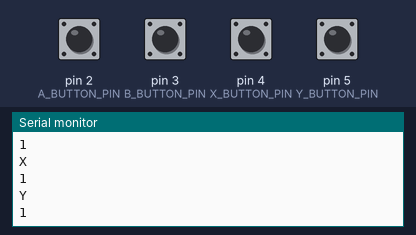
Simulated run of this sketch. Board: Arduino Uno, built with avr-gcc and run on an emulated ATmega328P. On the bench: the last lines printed to the serial monitor. The test bench sets the inputs (shaded band); at power-on: pin 2 (A_BUTTON_PIN), pin 3 (B_BUTTON_PIN), pin 4 (X_BUTTON_PIN), pin 5 (Y_BUTTON_PIN) HIGH.

Above: at 1.2 s.
1.3 s: pin 2 (A_BUTTON_PIN) pulled LOW for 0.15 s
At 2.1 s:
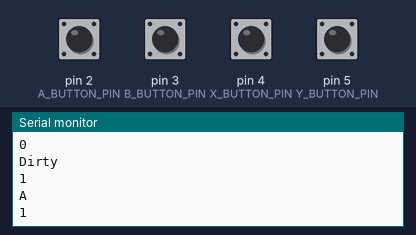
2.9 s: pin 3 (B_BUTTON_PIN) pulled LOW for 0.15 s
At 4.2 s:
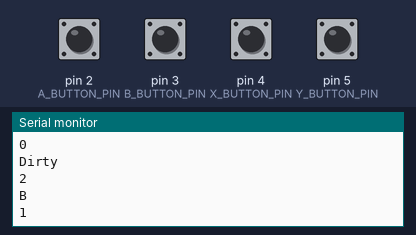
4.5 s: pin 4 (X_BUTTON_PIN) pulled LOW for 0.15 s
At 5.6 s:
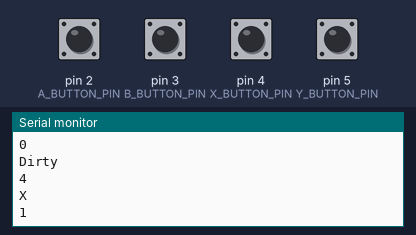
6.1 s: pin 5 (Y_BUTTON_PIN) pulled LOW for 0.15 s
At 6.8 s:
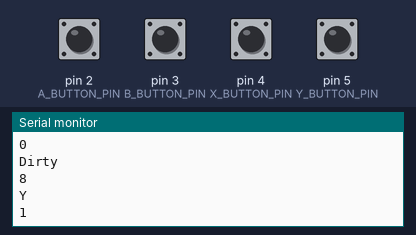
Timing chart, 0 to 8.7 s (numbered marks = the images above; inputs shaded):
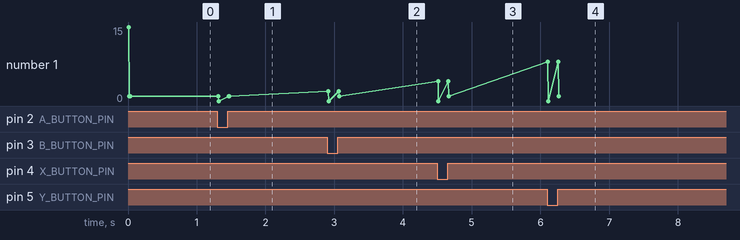

Measured:
- after the input at 1.3 s, the serial monitor: prints a new line at once (image 1)
- after the input at 2.9 s, the serial monitor: prints a new line at once (image 2)
- after the input at 4.5 s, the serial monitor: prints a new line at once (image 3)
- after the input at 6.1 s, the serial monitor: prints a new line at once (image 4)

The sketch:

ArduinoGamepad.ino
```cpp
#include "DirtyValue.cpp"

/*
 *
 * pushbutton attached to pin 2 from +5V
 * 10K resistor attached to pin 2 from ground
*/


const int
  A_BUTTON_PIN = 2,
  B_BUTTON_PIN = 3,
  X_BUTTON_PIN = 4,
  Y_BUTTON_PIN = 5;

DirtyValue<bool>
  aButton = NULL,
  bButton = NULL,
  xButton = NULL,
  yButton = NULL;


void setup() {
  Serial.begin(9600);
  while(!Serial){
    ;
  }
  aButton = {false};
  bButton = {false};
  xButton = {false};
  yButton = {false};
  pinMode(A_BUTTON_PIN,INPUT);
  pinMode(B_BUTTON_PIN,INPUT);
  pinMode(X_BUTTON_PIN,INPUT);
  pinMode(Y_BUTTON_PIN,INPUT);
}

void loop() {
    updateState();
    serializeState();
    delay(10);
}

void serialEvent(){
  if(Serial.available()){
    deserializeState();
  }
}

void updateState(){
  aButton.setValue((digitalRead(A_BUTTON_PIN) == 0 ? false : true));
  bButton.setValue((digitalRead(B_BUTTON_PIN) == 0 ? false : true));
  xButton.setValue((digitalRead(X_BUTTON_PIN) == 0 ? false : true));
  yButton.setValue((digitalRead(Y_BUTTON_PIN) == 0 ? false : true));
}
void serializeState(){
  int dirtyBits = 0;
  bool wasBitSet = false;
  if(aButton.shouldSerialize()){
    bitSet(dirtyBits,0);
    wasBitSet = true;
  }
  if(bButton.shouldSerialize()){
    bitSet(dirtyBits,1);
    wasBitSet = true;
  }
  if(xButton.shouldSerialize()){
    bitSet(dirtyBits,2);
    wasBitSet = true;
  }
  if(yButton.shouldSerialize()){
    bitSet(dirtyBits,3);
    wasBitSet = true;
  }
  if(wasBitSet){
    Serial.println("Dirty");
    Serial.println(dirtyBits);
    if(aButton.shouldSerialize()){
      Serial.println("A");
      Serial.println(aButton.getValue());
      aButton.setSerialized();
    }
    if(bButton.shouldSerialize()){
      Serial.println("B");
      Serial.println(bButton.getValue());
      bButton.setSerialized();
    }
    if(xButton.shouldSerialize()){
      Serial.println("X");
      Serial.println(xButton.getValue());
      xButton.setSerialized();
    }
    if(yButton.shouldSerialize()){
      Serial.println("Y");
      Serial.println(yButton.getValue());
      yButton.setSerialized();
    }
    Serial.println("");
  }

  /*
  Serial.print(buttonState.getDirty());
  Serial.print(buttonState.getValue());
  Serial.print("\n");
  */

}
void deserializeState(){
  /*
  bool val = (bool)Serial.read();
  if(val){
    buttonState.cleanDirty();
  }
  */
}
```

Button.cpp
```cpp
/*
class Button{
  Button(bool state){
    myPreviousState = state;
    myCurrentState = state;
  }
  Button(bool prevState, bool curState){
    myPreviousState = prevState;
    myCurrentState = curState;
  }
  private:
  bool
    myPreviousState,
    myCurrentState;

  public:
  bool getPreviousState(){
    return myPreviousState;
  }
  bool getCurrentState(){
    return myCurrentState;
  }

  void setState(bool state){
    myPreviousState = myCurrentState;
    myCurrentState = state;
  }
  inline bool operator == (const Button& a, const Button& b){
      return (a.getPreviousState() == b.getPreviousState() && a.getCurrentState() == b.getCurrentState());
  }

  inline bool operator != (const Button& a, const Button& a){
      return !(a == b);
  }

};
*/
//DO REASEARCH ON HID for GMAEPAD
```

DirtyValue.cpp
```cpp
template<typename T>
class  DirtyValue{
  public:
    DirtyValue(T initialValue){
      myValue = initialValue;
      isDirty = true;
      hasSerialized = false;
    }

  private:
    T
      myValue;
    bool
      isDirty,
      hasSerialized;

  public:
    void setValue(T value){
      isDirty = isDirty || (myValue != value);
      hasSerialized = (myValue == value && hasSerialized);
      myValue = value;
    }
    T getValue(){
      return myValue;
    }
    bool getDirty(){
      return isDirty;
    }
    void cleanDirty(){
      isDirty = false;
      hasSerialized = false;
    }
    bool getSerialized(){
      return hasSerialized;
    }
    void setSerialized(){
      hasSerialized = true;
    }
    bool shouldSerialize(){
      return !getSerialized() && getDirty();
    }
};
```
